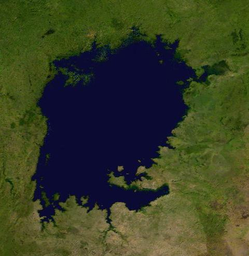
#> input picture KMeans_Clustering/MicrosoftTeams-image.png, 249 x 256 px, shrunk from 480 x 494 before the run
$ jupyter execute --allow-errors Kmeans1.ipynb
#> lines starting #> are read from the running program, lines starting #| are printed output that depends on the picture
## **Submitted By:**
## **Adhip Bhattarai - THA076BCT004**
## **Bishal Rijal - THA076BCT014**

## **Import Necessary Libraries**

[cell 1]
import cv2
import matplotlib.pyplot as plt
import matplotlib.cm as cm
import numpy as np
from sklearn.cluster import KMeans
from sklearn.metrics import silhouette_samples, silhouette_score
import numpy as np
import pandas as pd
from yellowbrick.cluster import KElbowVisualizer

## **Read Image**

[cell 2]
# Read the image using cv2
img_path = 'MicrosoftTeams-image.png'
img = cv2.imread(img_path)
#> img is the input picture: shape (256, 249, 3); mean B, G, R 37.3, 62.8, 56.1

# Convert BGR image to RGB (matplotlib uses RGB)
img_rgb = cv2.cvtColor(img, cv2.COLOR_BGR2RGB)

# Display the image using matplotlib
plt.imshow(img_rgb)
plt.axis('off')
plt.show()

[cell 3]
img_rgb.shape #Image shape
#> Out = (256, 249, 3)

[cell 4]
original_shape = img.shape
#> original_shape = (256, 249, 3)
# Reshape the image to a 2D array while preserving the number of channels
reshaped_img = img_rgb.reshape(-1, 3)

[cell 5]
reshaped_img.shape #Reshaped image shape
#> Out = (63744, 3)

## **KMeans model with 3 clusters**

[cell 6]
kmeans = KMeans(n_clusters = 3, random_state = 42, n_init = 10)

[cell 7]
kmeans.fit(reshaped_img) #Train KMeans model

[cell 8]
cluster_centroids = kmeans.cluster_centers_

# Convert cluster centroids to integers
cluster_centroids = np.uint8(cluster_centroids)
# Create an image with the cluster centroids
clustered_img = cluster_centroids[kmeans.labels_]

# Reshape the clustered image back to its original shape
clustered_img = clustered_img.reshape(img_rgb.shape)

# Display the original image and the clustered image using matplotlib
plt.figure(figsize=(10, 5))

plt.subplot(1, 2, 1)
plt.imshow(img_rgb)
plt.title('Original Image')
plt.axis('off')

plt.subplot(1, 2, 2)
plt.imshow(clustered_img)
plt.title('Clustered Image')
plt.axis('off')

plt.tight_layout()
plt.show()
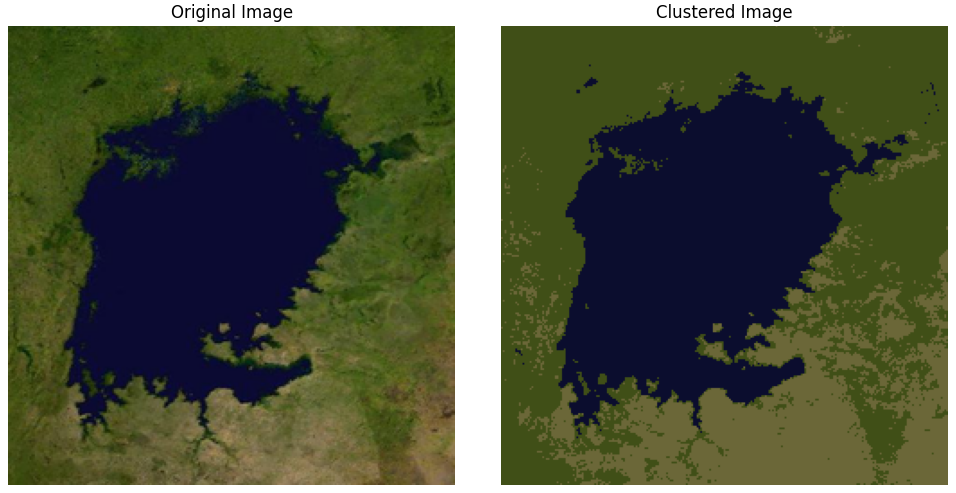
#> figure drawn by matplotlib, 2 panels

[cell 9]
cluster_centroids

## **Show Clustered Image**

[cell 10]
c=np.uint8(kmeans.cluster_centers_)
seg_img = c[kmeans.labels_]
seg_img2 = seg_img.reshape((img.shape))
plt.imshow(seg_img2)
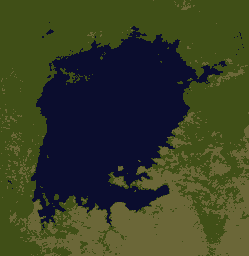
#> shown: shape (256, 249, 3); mean R, G, B 55.4, 62.3, 37.1

[cell 11]
labels = kmeans.labels_

# Count the number of pixels in each cluster
cluster_counts = np.bincount(labels, minlength=3)

# Calculate the percentage of pixels in each cluster
total_pixels = labels.shape[0]
cluster_percentages = (cluster_counts / total_pixels) * 100

# Print the cluster percentages
for cluster_idx, percentage in enumerate(cluster_percentages):
    print(f"Cluster {cluster_idx}: {percentage:.2f}%")

[cell 12]
plt.figure(figsize=(6, 6))
cluster_colors = kmeans.cluster_centers_.astype(int)

# Create the pie chart
pie = plt.pie(cluster_percentages, labels=[f'Cluster {i}' for i in range(3)], colors=cluster_colors / 255,
              autopct='%1.2f%%', startangle=140)

# Set the text color inside the pie chart to blue
for text in pie[1]:
    text.set_color('black')

# Set the text color outside the pie chart to black
plt.setp(pie[2], color='white')

# Set the title
plt.title('Pie Chart')

# Display the pie chart
plt.show()
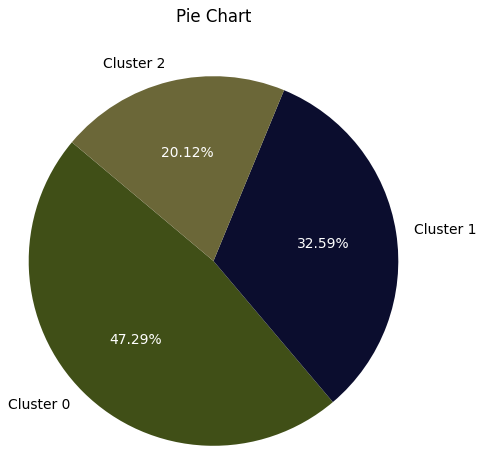
#> figure drawn by matplotlib, 1 panel

[cell 13]
cluster_counts #Total number of pixels in each clusters

[cell 14]
#Create DataFrame containing RGB values and total pixels of each clusters
data = {
        'Red': cluster_centroids[:, 0],
        'Green': cluster_centroids[:, 1],
        'Blue': cluster_centroids[:, 2],
        'Total_counts': cluster_counts}
df = pd.DataFrame(data)
df

[cell 15]
# Calculate lake area using the previous Dataframe
lake_area = (df.loc[1, 'Total_counts'] / df['Total_counts'].sum()) * 200000
lake_area

[cell 16]
# Define KMeans algorithm initialization parameters
kmeans_kwargs = {
    "init": "random",        # Initialization method for centroids
    "n_init": 10,            # Number of time the k-means algorithm will be run with different centroid seeds
    "random_state": 42,      # Random seed for reproducibility
}

# Initialize an empty list to store the sum of squared distances for each k value
sse = []

# Loop through different values of k (number of clusters)
for k in range(2, 11):
    # Create a KMeans model with the current k value and specified initialization parameters
    model = KMeans(n_clusters=k, **kmeans_kwargs)

    # Fit the KMeans model to the reshaped image data
    model.fit(reshaped_img)

    # Append the inertia (sum of squared distances) of the fitted model to the list
    sse.append(model.inertia_)
#> after the loop, sse = [51513632.2, 20910315.2, 13828423.2, 10490388.9, 8230465.3, 6860398.6, 6028450.9, 5435351.5, 4973096.1]

# Plot the Elbow curve to determine the optimal number of clusters (k)
plt.plot(range(2, 11), sse)
plt.xticks(range(1, 11))     # Set x-axis ticks to match the range of k values
plt.xlabel("k")             # Label for x-axis
plt.ylabel("WCSS")          # Label for y-axis
plt.title("Elbow Method for Optimal k")  # Title for the plot
plt.show()                 # Display the plot
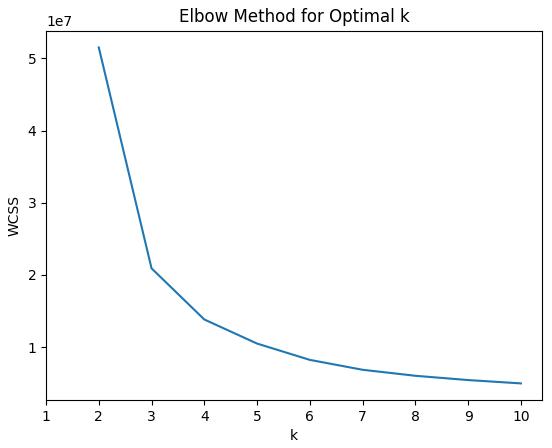
#> figure drawn by matplotlib, 1 panel

#> (a cell that did not finish here is left out)

#> (a cell that did not finish here is left out)

## **KMeans with 4 clusters**

[cell 19]
kmeans_new = KMeans(n_clusters = 4, random_state = 42, n_init = 10)

[cell 20]
kmeans_new.fit(reshaped_img) #Train the new Kmeans model

[cell 21]
new_centroids = kmeans_new.cluster_centers_

# Convert new centroids to integers
new_centroids = np.uint8(new_centroids)

# Create an image with the new cluster centroids
new_clustered_img = new_centroids[kmeans_new.labels_]

# Reshape the new clustered image back to its original shape
reshaped_new_clustered_img = new_clustered_img.reshape(img_rgb.shape)

# Display the original image and the new clustered image using matplotlib
plt.figure(figsize=(10, 5))

plt.subplot(1, 2, 1)
plt.imshow(img_rgb)
plt.title('Original Image')
plt.axis('off')

plt.subplot(1, 2, 2)
plt.imshow(reshaped_new_clustered_img)
plt.title('Clustered Image')
plt.axis('off')

plt.tight_layout()
plt.show()

## **Display Clustered Image**

[cell 22]
center = np.uint8(kmeans_new.cluster_centers_)
seg_image = center[kmeans_new.labels_]
seg_image2 = seg_image.reshape(img.shape)
plt.imshow(seg_image2)
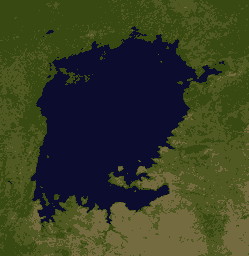
#> shown: shape (256, 249, 3); mean R, G, B 55.4, 62.2, 37.1

[cell 23]
labels_new = kmeans_new.labels_

# Count the number of pixels in each cluster
cluster_counts_new = np.bincount(labels_new, minlength=4)

# Calculate the percentage of pixels in each cluster
total_pixels_new = labels_new.shape[0]
cluster_percentages_new = (cluster_counts_new / total_pixels_new) * 100

# Print the cluster percentages
for cluster_idx, percentage in enumerate(cluster_percentages_new):
    print(f"Cluster {cluster_idx}: {percentage:.2f}%")

[cell 24]
plt.figure(figsize=(6, 6))
cluster_colors_new = kmeans_new.cluster_centers_.astype(int)

# Create the pie chart
pie = plt.pie(cluster_percentages_new, labels=[f'Cluster {i}' for i in range(4)], colors=cluster_colors_new / 255,
              autopct='%1.2f%%', startangle=140)

# Set the text color inside the pie chart to blue
for text in pie[1]:
    text.set_color('black')

# Set the text color outside the pie chart to black
plt.setp(pie[2], color='white')

# Set the title
plt.title('Pie Chart')

# Display the pie chart
plt.show()
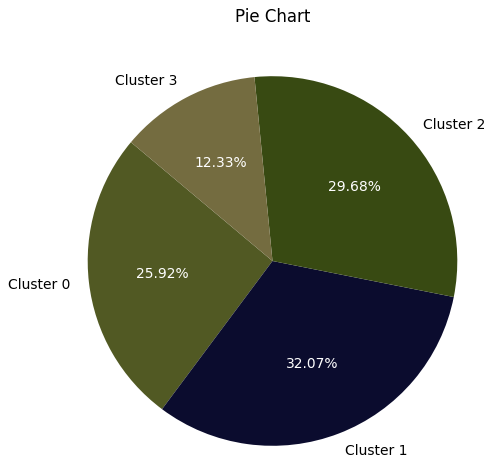
#> figure drawn by matplotlib, 1 panel
